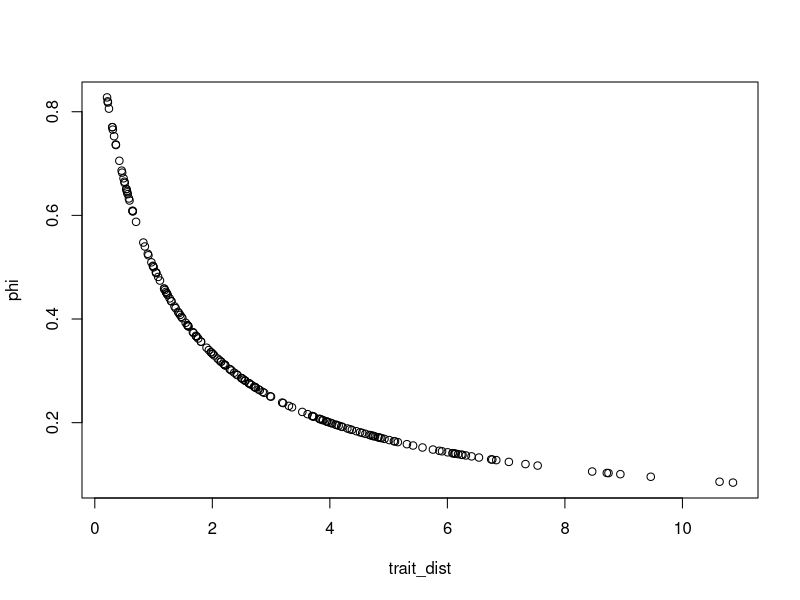
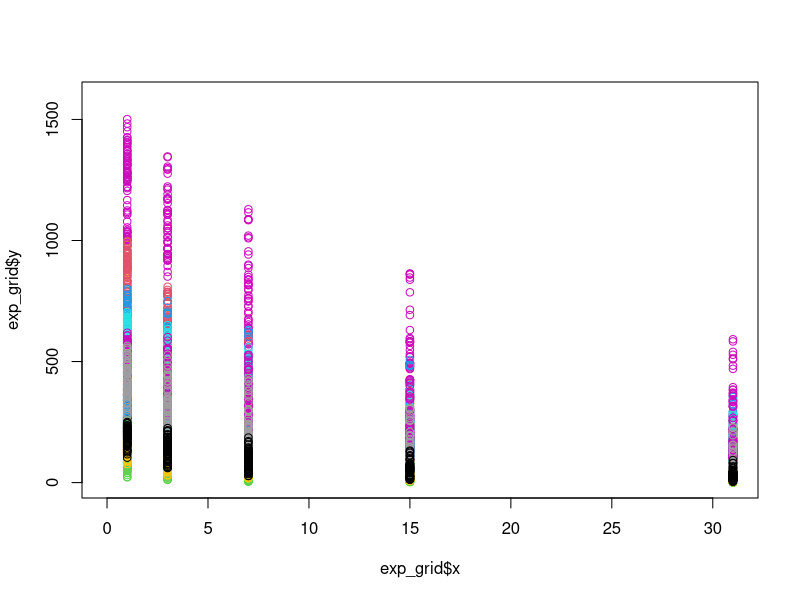

The R source for these figures, in order: (Note: this script raises an error after producing the figures.)
rm(list = ls())
library(boot)
# simulate competition 

nsp <- 20 
nt1 <- 3  # number of traits influencing u
nt2 <- 3  # number of traits influencing phi

# trait covariates 
X1 <- matrix(NA, nsp, nt1)  # traits for uptake 
X1[] <- rnorm(nsp*nt1)

X1 <- cbind(1, X1) # add intercept

X2 <- matrix(NA, nsp, nt2)  # traits for overlap 
X2[] <- rnorm(nsp*nt1)

# phenology 
d <-  rnbinom( nsp , size = 60 , prob = 0.5) 

# demo pars 
m <- rlnorm(nsp, 1, 1)/1000  # seed mass (g)

g <- rbeta(nsp, 5, 1) # germination

s <- rbeta(nsp, 4, 1) # seed survival 

# Pairwise differences  

all_pairs <- expand.grid( 1:nsp, 1:nsp)
D <- apply( all_pairs, 1, function(x, d) min(1, d[x[1]]/d[x[2]]), d = d)

# Set parameters ----------------------- # 

# vector of coefficients that determines net resource uptake rate
# from the functional trait values in X1
Beta1 <- c(-4, 0, -0.3, 0.3)

# Resource gain rates determined by traits 
u <- exp( X1 %*% Beta1 ) # constrain to be positive 


# vector of coefficients that weight pairwise differences 
# between species. Positive values only. 
Beta2 <- c(0, 0.3, 2) 

# Calc pairwise niche overlap based on trait difference with 
# weights for each trait given by Beta2 
X2_scaled <- sweep(X2, 2, Beta2 , '*')
trait_dist <- dist(X2_scaled)
phi <- inv.logit( - log (dist(X2_scaled) ))

plot(trait_dist, phi)

all_pairs$intra <- NA
all_pairs$intra[all_pairs$Var1 == all_pairs$Var2] <- T
all_pairs$intra[is.na(all_pairs$intra)] <- F

pair <- apply( all_pairs[, 1:2], 1, function(x) sort(c(x)) )
inter_pairs <- pair[, !all_pairs$intra ]

all_pairs$phi <- NA
all_pairs$phi <- as.numeric( as.matrix(phi) )
all_pairs$phi[all_pairs$intra] <- 1

all_pairs$p <- apply( all_pairs[, 1:2], 1, function(x) paste( sort(x), collapse = '_'))

all_pairs$p <- factor( all_pairs$p, levels = unique( all_pairs$p ))

# Simulate response to competition 
sim_dat  <- 
  data.frame(s1 = all_pairs[,1],
             s2 = all_pairs[,2], 
            u1 = u[ all_pairs[, 1]], 
            u2 = u[ all_pairs[, 2]], 
            d1 = d[all_pairs[,1]], 
            D = D, 
            phi = all_pairs$phi, 
            m = m[all_pairs[,1]],
            p = all_pairs$p,
            intra = all_pairs$intra)

# Merge with experimental grid of densities 
exp_grid <- expand.grid( s1 = 1:nsp, s2 = 1:nsp, x = c(1, 2, 4, 8, 16, 32) - 1, block = 1:4 )

# Next step removes duplicate lambda plots 
exp_grid$s2[ exp_grid$x==0] <- exp_grid$s1[ exp_grid$x == 0 ] 
exp_grid <- unique( exp_grid) 
# 

exp_grid <- merge( exp_grid, sim_dat, by = c('s1', 's2'))


calc_mu <- function(x, u1, u2, phi, d1, D, m){ 
  
  (1/m)*(u1*d1)/(1 + (u2/u1)*phi*D*x )
}

calc_mu <- Vectorize(calc_mu)

exp_grid$mu <- calc_mu(exp_grid$x, exp_grid$u1, exp_grid$u2, exp_grid$phi, exp_grid$d1, exp_grid$D, exp_grid$m)

# simulate response with error from log normal #
exp_grid$y <- rpois(nrow(exp_grid), exp_grid$mu)

# -----------------------------------------  #
plot(exp_grid$x, exp_grid$y, type = 'n')

for( i in unique(exp_grid$s1)){ 
  y <- exp_grid[exp_grid$s1 == i & exp_grid$s2 != i, 'y']
  x <- exp_grid[exp_grid$s1 == i & exp_grid$s2 != i, 'x']
  
  points(x,  y , col = i)
}

# format for fitting the response via the traits
exp_grid <- exp_grid[ , c('mu', 'y', 'x', 's1','s2', 'u1', 'u2', 'p', 'phi', 'd1', 'D', 'm', 'block', 'intra') ]

X11 <- X1[ exp_grid$s1, ]
X12 <- X1[ exp_grid$s2, ]
X21 <- X2[exp_grid$s1, ]
X22 <- X2[exp_grid$s2, ]

u <- unique( exp_grid[, c('s1', 'u1')])
u <- u[order(u$s1), ]

inter_pairs <- unique( exp_grid[ !exp_grid$intra, c('s1', 's2', 'p') ] )
inter_pairs$p <- factor( inter_pairs$p )

exp_grid <- merge( exp_grid[, -grep('^p$', names(exp_grid))], inter_pairs, by = c('s1', 's2'), all.x = T)

phi <- unique(exp_grid[!exp_grid$intra, c('p', 'phi')]) 
phi <- phi[order(phi$p), ]

save(u, phi, Beta1, Beta2, exp_grid, X11, X12, X21, X22, file = 'output/simulated_data.rda' )


